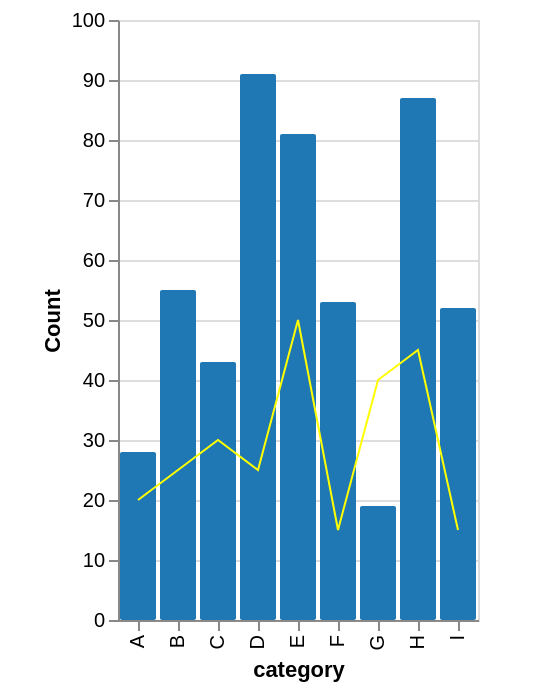

The specification (Vega-Lite) saved for this image:
### Vega-Lite specification from a JSON file in a GitHub repository (floating-point values rounded to 4 significant figures)
{"$schema": "https://vega.github.io/schema/vega-lite/v4.json", "data": {"values": [{"a": "A", "b": 28, "c": 20}, {"a": "B", "b": 55, "c": 25}, {"a": "C", "b": 43, "c": 30}, {"a": "D", "b": 91, "c": 25}, {"a": "E", "b": 81, "c": 50}, {"a": "F", "b": 53, "c": 15}, {"a": "G", "b": 19, "c": 40}, {"a": "H", "b": 87, "c": 45}, {"a": "I", "b": 52, "c": 15}]}, "padding": {"left": 20, "top": 5, "right": 30, "bottom": 5}, "width": "container", "height": "container", "resolve": {"scale": {"color": "independent"}}, "background": "#ffffff", "layer": [{"mark": {"type": "bar", "cornerRadius": 1, "tooltip": true, "binSpacing": 1}, "encoding": {"x": {"field": "a", "type": "ordinal", "axis": {"title": "category", "orient": "bottom"}}, "y": {"type": "quantitative", "field": "b", "axis": {"title": "Count", "orient": "left"}}, "opacity": {"value": 1}, "color": {"value": "#1f77b4"}}}, {"mark": {"type": "line", "opacity": 1, "strokeWidth": 1, "interpolate": "linear", "strokeDash": 0, "tooltip": true}, "encoding": {"x": {"field": "a", "type": "ordinal"}, "y": {"field": "c", "type": "quantitative"}, "color": {"value": "yellow"}}}]}
